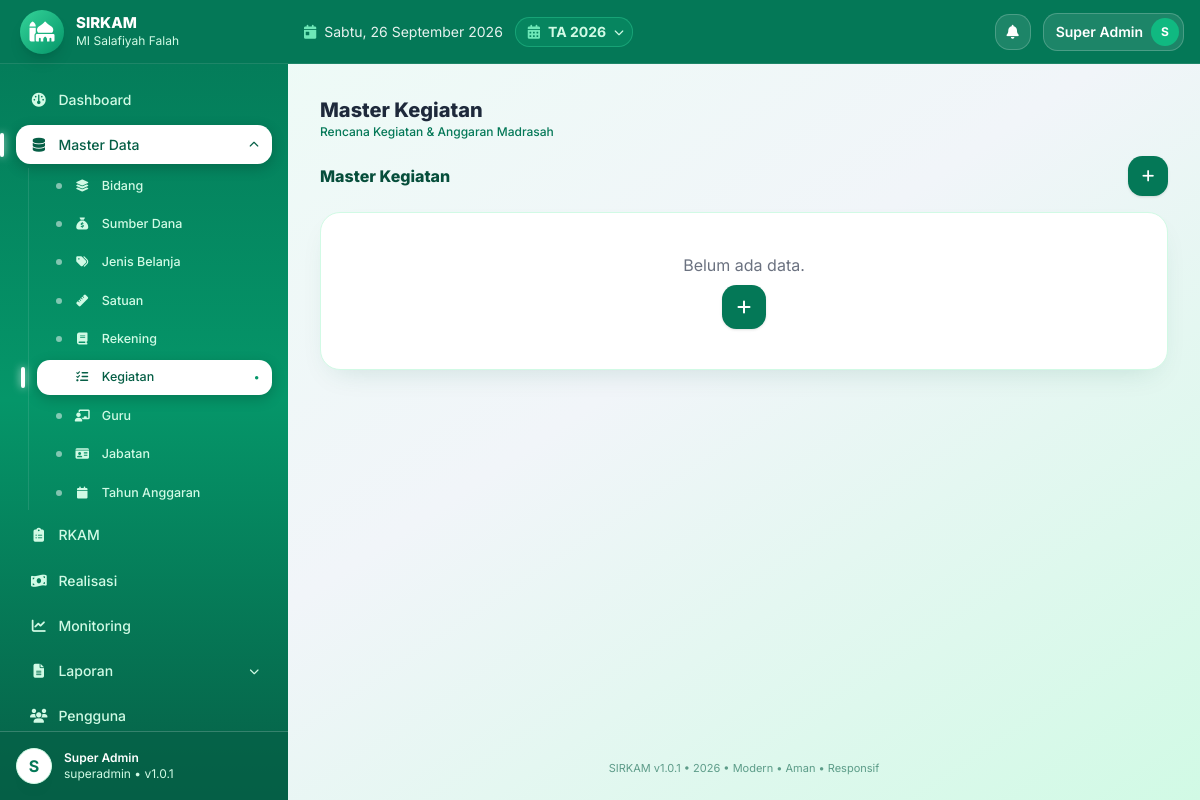
Screenshot of /master/kegiatan (signed in) with the database file from the repository.
### tables this page shows
CREATE TABLE IF NOT EXISTS app_settings (
  id INT UNSIGNED AUTO_INCREMENT PRIMARY KEY,
  skey VARCHAR(100) NOT NULL UNIQUE,
  svalue TEXT NULL
);

CREATE TABLE IF NOT EXISTS madrasah (
  id INT UNSIGNED AUTO_INCREMENT PRIMARY KEY,
  nama_madrasah VARCHAR(150) NOT NULL DEFAULT 'MI Salafiyah',
  nsm VARCHAR(30) NULL,
  npsn VARCHAR(30) NULL,
  alamat TEXT NULL,
  desa VARCHAR(100) NULL,
  kecamatan VARCHAR(100) NULL,
  kabupaten VARCHAR(100) NULL,
  provinsi VARCHAR(100) NULL,
  kode_pos VARCHAR(10) NULL,
  email VARCHAR(100) NULL,
  telepon VARCHAR(30) NULL,
  nama_kepala VARCHAR(100) NULL,
  nip_kepala VARCHAR(50) NULL,
  kepala_guru_id INT UNSIGNED NULL,
  nama_bendahara VARCHAR(100) NULL,
  nip_bendahara VARCHAR(50) NULL,
  bendahara_guru_id INT UNSIGNED NULL,
  logo VARCHAR(255) NULL,
  created_at TIMESTAMP DEFAULT CURRENT_TIMESTAMP,
  updated_at TIMESTAMP DEFAULT CURRENT_TIMESTAMP ON UPDATE CURRENT_TIMESTAMP
);

CREATE TABLE IF NOT EXISTS tahun_anggaran (
  id INT UNSIGNED AUTO_INCREMENT PRIMARY KEY,
  tahun INT NOT NULL UNIQUE,
  tanggal_mulai DATE NULL,
  tanggal_selesai DATE NULL,
  status ENUM('draft','aktif','selesai','dikunci') NOT NULL DEFAULT 'draft',
  keterangan TEXT NULL,
  created_at TIMESTAMP DEFAULT CURRENT_TIMESTAMP,
  updated_at TIMESTAMP DEFAULT CURRENT_TIMESTAMP ON UPDATE CURRENT_TIMESTAMP,
  INDEX idx_tahun (tahun),
  INDEX idx_status (status)
);

### index.php (called while the page is built, shortened)
<?php
require_once __DIR__.'/config/bootstrap.php';
$url=trim($_GET['url']??'',"/");
$p=explode('/',$url);$page=$p[0];$arg=$p[1]??null;$arg2=$p[2]??null;
$content='';$title='Dashboard';
try{
switch($page){
case 'master': $mtab=$arg??($_GET['tab']??'bidang');$title='Master '.ucwords(str_replace('_',' ',$mtab));require __DIR__.'/modules/master/page.php';$content=ob_get_clean();break;
}
}catch(Throwable $e){error_log($e->getMessage());$content='<div class="bg-red-50 border border-red-200 p-4 rounded">Terjadi kesalahan sistem.</div>';}
require __DIR__.'/views/layouts/main.php';

### core/Helper.php (called while the page is built, shortened)
<?php
class Helper{
public static function setting($pdo,$k,$d=''){$s=$pdo->prepare("SELECT svalue FROM app_settings WHERE skey=?");$s->execute([$k]);$r=$s->fetchColumn();return $r!==false?$r:$d;}
public static function tahunAktif($pdo){$s=$pdo->query("SELECT * FROM tahun_anggaran WHERE status='aktif' LIMIT 1");$r=$s->fetch();if(!$r){$s=$pdo->query("SELECT * FROM tahun_anggaran ORDER BY tahun DESC LIMIT 1");$r=$s->fetch();}return $r;}
}

### core/Security.php (called while the page is built, shortened)
<?php
class Security{
public static function e($s){return htmlspecialchars((string)($s??''),ENT_QUOTES,'UTF-8');}
}

### core/Auth.php (called while the page is built, shortened)
<?php
class Auth{
public static function user(){return $_SESSION['user']??null;}
public static function role(){return $_SESSION['role']??null;}
}

### views/layouts/main.php (the view, shortened to what this page needs)
<!DOCTYPE html><html lang="id"><head><meta charset="UTF-8"><meta name="viewport" content="width=device-width,initial-scale=1">
<script src="https://cdn.tailwindcss.com"></script><script src="https://cdn.jsdelivr.net/npm/sweetalert2@11"></script>
<link rel="stylesheet" href="https://cdnjs.cloudflare.com/ajax/libs/font-awesome/6.5.2/css/all.min.css">
</head>
<body class="bg-gradient-to-br from-emerald-50 via-slate-100 to-emerald-100 min-h-screen text-slate-800">
<?php $u=Auth::user(); $role=Auth::role(); if($role==='superadmin'){$notif=$pdo->query("SELECT COUNT(*) c FROM notifications WHERE is_read=0")->fetchColumn();}else{$nq=$pdo->prepare("SELECT COUNT(*) c FROM notifications WHERE is_read=0 AND (role_target=? OR role_target IS NULL OR role_target='' OR user_id=?)");$nq->execute([$role,Auth::id()]);$notif=$nq->fetchColumn();} $initial=strtoupper(substr($u['nama']??'U',0,1)); $mlogo=$pdo->query("SELECT logo,nama_madrasah FROM madrasah WHERE id=1")->fetch(); $appName=Helper::setting($pdo,'app_name','SIRKAM'); $appVer=Helper::setting($pdo,'sys_version',APP_VERSION); $thAktif=Helper::tahunAktif($pdo); $thList=$pdo->query("SELECT id,tahun,status FROM tahun_anggaran ORDER BY tahun DESC")->fetchAll(); ?>
<div class="flex min-h-screen">
<aside id="sidebar" class="bg-gradient-to-b from-emerald-700 via-emerald-600 to-emerald-800 text-white hidden md:flex flex-col no-print fixed md:sticky top-0 inset-y-0 left-0 z-40 w-72 h-screen shrink-0 overflow-hidden">
<div class="h-16 px-5 flex items-center gap-3 shrink-0 bg-emerald-700 border-b border-white/10">
<?php $logoFile=!empty($mlogo['logo'])?__DIR__.'/../../uploads/logo/'.$mlogo['logo']:''; $logoOk=$logoFile&&is_file($logoFile); $logoV=$logoOk?filemtime($logoFile):0; ?>
<?php if($logoOk):?><img src="<?=BASE_URL?>uploads/logo/<?=Security::e($mlogo['logo'])?>?v=<?=$logoV?>" class="w-11 h-11 rounded-2xl object-contain bg-white p-1 shadow-lg"><?php else:?><div class="w-11 h-11 rounded-2xl bg-gradient-to-br from-emerald-400 to-emerald-600 flex items-center justify-center text-xl shadow-lg"><i class="fa-solid fa-mosque"></i></div><?php endif;?>
<div class="min-w-0"><div class="font-extrabold text-[15px] leading-tight truncate"><?=Security::e($appName)?></div><div class="text-xs text-emerald-100 truncate"><?=Security::e($mlogo['nama_madrasah']??'')?></div></div></div>
<?php $cur=$page??'dashboard'; if($cur==='print'||$cur==='export')$cur='laporan'; ?>
<nav class="flex-1 p-4 space-y-1.5 text-sm overflow-y-auto" id="nav">
<a href="<?=BASE_URL?>" data-p="dashboard" class="navlink <?=($cur==='dashboard'?'active':'')?>"><i class="fa-solid fa-gauge w-5 text-center"></i> Dashboard</a>
<?php if(in_array($role,['superadmin','operator'])):?>
<?php $mitems=[['bidang','Bidang','fa-layer-group'],['sumber_dana','Sumber Dana','fa-sack-dollar'],['jenis_belanja','Jenis Belanja','fa-tags'],['satuan','Satuan','fa-ruler'],['rekening','Rekening','fa-book'],['kegiatan','Kegiatan','fa-list-check'],['guru','Guru','fa-chalkboard-user'],['jabatan','Jabatan','fa-id-card'],['tahun_anggaran','Tahun Anggaran','fa-calendar']]; $mcur=($_GET['tab']??$arg??''); $mopen=($cur==='master')?'':''; ?>
<div>
<button type="button" onclick="toggleMaster()" class="navlink parent w-full text-left <?=($cur==='master'?'active':'')?>"><i class="fa-solid fa-database w-5 text-center"></i> <span>Master Data</span> <i id="mchev" class="fa-solid fa-chevron-down text-[10px] transition-transform"></i></button>
<div id="msub" class="mt-1 ml-3 pl-2 border-l border-white/10 space-y-1 <?=($cur==='master'?'':'hidden')?>">
<?php foreach($mitems as $mi):?><a href="<?=BASE_URL?>master/<?=$mi[0]?>" class="navlink sub <?=($cur==='master'&&$mcur===$mi[0]?'active':'')?>"><i class="fa-solid <?=$mi[2]?> w-5 text-center text-xs"></i> <?=$mi[1]?></a><?php endforeach;?>
</div></div>
<?php endif;?>
<a href="<?=BASE_URL?>rkam" data-p="rkam" class="navlink <?=($cur==='rkam'?'active':'')?>"><i class="fa-solid fa-clipboard-list w-5 text-center"></i> RKAM</a>
<a href="<?=BASE_URL?>realisasi" data-p="realisasi" class="navlink <?=($cur==='realisasi'?'active':'')?>"><i class="fa-solid fa-money-bill-wave w-5 text-center"></i> Realisasi</a>
<a href="<?=BASE_URL?>monitoring" data-p="monitoring" class="navlink <?=($cur==='monitoring'?'active':'')?>"><i class="fa-solid fa-chart-line w-5 text-center"></i> Monitoring</a>
<div>
<button type="button" onclick="toggleLap()" class="navlink parent w-full text-left <?=($cur==='laporan'?'active':'')?>"><i class="fa-solid fa-file-lines w-5 text-center"></i> <span>Laporan</span> <i id="lchev" class="fa-solid fa-chevron-down text-[10px] transition-transform"></i></button>
</div>
<?php if($role==='superadmin'):?><a href="<?=BASE_URL?>users" data-p="users" class="navlink <?=($cur==='users'?'active':'')?>"><i class="fa-solid fa-users w-5 text-center"></i> Pengguna</a><?php endif;?>
</nav>
<div class="p-4 border-t border-white/20 flex items-center gap-3 shrink-0 bg-emerald-800/60">
<div class="w-9 h-9 rounded-full bg-white text-emerald-700 flex items-center justify-center font-bold"><?=$initial?></div>
<div class="text-xs"><div class="font-semibold text-white"><?=Security::e($u['nama']??'')?></div><div class="text-emerald-100"><?=Security::e($role)?> • v<?=Security::e($appVer)?></div></div></div></aside>
<div class="flex-1 flex flex-col min-w-0 md:ml-0">
<header class="sticky top-0 z-20 bg-emerald-700 text-white px-4 h-16 flex items-center gap-3 no-print shrink-0 border-b border-white/10">
<?php $hari=['Senin','Selasa','Rabu','Kamis','Jumat','Sabtu','Minggu']; $bulan=[1=>'Januari','Februari','Maret','April','Mei','Juni','Juli','Agustus','September','Oktober','November','Desember']; ?>
<div class="hidden sm:flex items-center gap-2 text-white/90 text-sm"><i class="fa-solid fa-calendar-day text-emerald-300"></i><span><?=$hari[date('N')-1]?>, <?=date('j')?> <?=$bulan[(int)date('n')]?> <?=date('Y')?></span></div>
<div class="relative">
<button onclick="toggleTahun(event)" title="Tahun Anggaran Aktif" class="hidden sm:flex items-center gap-2 bg-emerald-500/20 border border-emerald-400/40 text-emerald-100 rounded-full pl-3 pr-2 py-1 text-sm hover:bg-emerald-500/30"><i class="fa-solid fa-calendar-days text-emerald-300"></i><span class="font-bold">TA <?=Security::e($thAktif['tahun']??'-')?></span><i class="fa-solid fa-chevron-down text-[10px]"></i></button>
</div>
<div class="ml-auto flex items-center gap-3 text-sm">
<div class="relative">
<button onclick="toggleNotif(event)" class="relative w-9 h-9 rounded-xl bg-white/10 border border-white/20 text-white hover:bg-white/20"><i class="fa-solid fa-bell"></i></button>
</div>
<div class="relative" id="userWrap">
<button type="button" aria-haspopup="true" onclick="toggleUser(event)" onmouseenter="showUser()" class="flex items-center gap-2 bg-white/10 border border-white/20 rounded-full pl-3 pr-1 py-1 hover:bg-white/20"><span class="font-semibold text-white text-sm max-w-32 truncate"><?=Security::e($u['nama']??'')?></span><span class="w-7 h-7 rounded-full bg-emerald-500 text-white flex items-center justify-center text-xs font-bold shrink-0"><?=$initial?></span></button>
</div></div></header>
<main class="p-4 md:p-8 flex-1 max-w-7xl w-full mx-auto">
<div class="mb-4"><div class="font-extrabold text-xl text-slate-800"><?=Security::e($title??'')?></div><div class="text-xs text-emerald-700 font-medium">Rencana Kegiatan & Anggaran Madrasah</div></div>
<?=$content??''?></main>
<footer class="px-6 pb-6 text-center text-[11px] text-emerald-800/60 no-print"><?=Security::e($appName)?> v<?=Security::e($appVer)?> • <?=date('Y')?> • Modern • Aman • Responsif</footer></div></div>
</body></html>

### views/layouts/main.php (style rules this page uses)
body { font-family:'Inter',system-ui,sans-serif }
html { scroll-behavior:smooth }
* { scrollbar-width:thin;scrollbar-color:#cbd5e1 transparent }
.bg-white { border:1px solid #d1fae5 }
.navlink { position:relative;display:flex;align-items:center;gap:.6rem;padding:.6rem .8rem;border-radius:1rem;color:#d1fae5;font-weight:500;transition:.15s }
.navlink.active { background:#fff;color:#065f46;box-shadow:0 4px 14px rgba(0,0,0,.2) }
.navlink.active::before { content:'';position:absolute;left:-1rem;top:20%;bottom:20%;width:4px;border-radius:99px;background:#fff;box-shadow:0 0 8px rgba(255,255,255,.8) }
.navlink.active::after { content:'●';margin-left:auto;font-size:8px;color:#059669 }
.navlink.parent.active::after { display:none }
#mchev,#lchev { margin-left:auto;flex-shrink:0 }
.navlink.sub { padding:.45rem .8rem .45rem 2.2rem;font-size:12.5px;border-radius:.8rem }
.navlink.sub::before { content:'';position:absolute;left:1.2rem;top:50%;width:6px;height:6px;transform:translateY(-50%);border-radius:99px;background:rgba(255,255,255,.5) }
.navlink.sub.active::before { left:-1rem;top:20%;bottom:20%;width:4px;height:auto;transform:none;background:#fff }
.rounded-xl { border-radius:1.25rem !important }
.rounded-2xl { border-radius:1.5rem !important }
.bg-white { border-radius:1.25rem !important;box-shadow:0 12px 30px -14px rgba(6,95,70,.18) !important }
button:not(.swal2-confirm):not(.swal2-cancel):not(.swal2-close) { border-radius:.9rem !important }

### rows the page displays
app_settings: svalue "SIRKAM"
madrasah: nama_madrasah "MI Salafiyah Falah"
app_settings: svalue "1.0.1"
tahun_anggaran: tahun "2026"

### other values shown
$mi[1] "Bidang"
$mi[1] "Sumber Dana"
$mi[1] "Jenis Belanja"
$mi[1] "Satuan"
$mi[1] "Rekening"
$mi[1] "Kegiatan"
$mi[1] "Guru"
$mi[1] "Jabatan"
$mi[1] "Tahun Anggaran"
$initial "S"
Security::e($u['nama']??'') "Super Admin"
Security::e($role) "superadmin"
Security::e($title??'') "Master Kegiatan"
$tabs[$tab] "Kegiatan"
